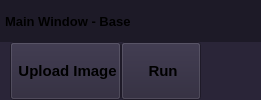
        <widget class="QFrame" name="frame_top">
         <property name="sizePolicy">
          <sizepolicy hsizetype="Preferred" vsizetype="Preferred">
           <horstretch>0</horstretch>
           <verstretch>0</verstretch>
          </sizepolicy>
         </property>
         <property name="minimumSize">
          <size>
           <width>0</width>
           <height>100</height>
          </size>
         </property>
         <property name="maximumSize">
          <size>
           <width>16777215</width>
           <height>100</height>
          </size>
         </property>
         <property name="styleSheet">
          <string notr="true">background-color: transparent;</string>
         </property>
         <property name="frameShape">
          <enum>QFrame::NoFrame</enum>
         </property>
         <property name="frameShadow">
          <enum>QFrame::Raised</enum>
         </property>
         <layout class="QHBoxLayout" name="horizontalLayout_3">
          <property name="spacing">
           <number>0</number>
          </property>
          <property name="leftMargin">
           <number>0</number>
          </property>
          <property name="topMargin">
           <number>0</number>
          </property>
          <property name="rightMargin">
           <number>0</number>
          </property>
          <property name="bottomMargin">
           <number>0</number>
          </property>
          <item>
           <widget class="QFrame" name="frame_top_right">
            <property name="maximumSize">
             <size>
              <width>16777215</width>
              <height>100</height>
             </size>
            </property>
            <property name="styleSheet">
             <string notr="true">background: transparent;</string>
            </property>
            <property name="frameShape">
             <enum>QFrame::NoFrame</enum>
            </property>
            <property name="frameShadow">
             <enum>QFrame::Raised</enum>
            </property>
            <layout class="QVBoxLayout" name="verticalLayout_2">
             <property name="spacing">
              <number>0</number>
             </property>
             <property name="leftMargin">
              <number>0</number>
             </property>
             <property name="topMargin">
              <number>0</number>
             </property>
             <property name="rightMargin">
              <number>0</number>
             </property>
             <property name="bottomMargin">
              <number>0</number>
             </property>
             <item>
              <widget class="QFrame" name="frame_top_btns">
               <property name="maximumSize">
                <size>
                 <width>16777215</width>
                 <height>42</height>
                </size>
               </property>
               <property name="styleSheet">
                <string notr="true">background-color: rgb(29, 26, 39);</string>
               </property>
               <property name="frameShape">
                <enum>QFrame::NoFrame</enum>
               </property>
               <property name="frameShadow">
                <enum>QFrame::Raised</enum>
               </property>
               <layout class="QHBoxLayout" name="horizontalLayout_4">
                <property name="spacing">
                 <number>0</number>
                </property>
                <property name="leftMargin">
                 <number>0</number>
                </property>
                <property name="topMargin">
                 <number>0</number>
                </property>
                <property name="rightMargin">
                 <number>0</number>
                </property>
                <property name="bottomMargin">
                 <number>0</number>
                </property>
                <item>
                 <widget class="QFrame" name="frame_label_top_btns">
                  <property name="sizePolicy">
                   <sizepolicy hsizetype="Expanding" vsizetype="Preferred">
                    <horstretch>0</horstretch>
                    <verstretch>0</verstretch>
                   </sizepolicy>
                  </property>
                  <property name="frameShape">
                   <enum>QFrame::NoFrame</enum>
                  </property>
                  <property name="frameShadow">
                   <enum>QFrame::Raised</enum>
                  </property>
                  <layout class="QHBoxLayout" name="horizontalLayout_10">
                   <property name="spacing">
                    <number>0</number>
                   </property>
                   <property name="leftMargin">
                    <number>5</number>
                   </property>
                   <property name="topMargin">
                    <number>0</number>
                   </property>
                   <property name="rightMargin">
                    <number>10</number>
                   </property>
                   <property name="bottomMargin">
                    <number>0</number>
                   </property>
                   <item>
                    <widget class="QFrame" name="frame_icon_top_bar">
                     <property name="maximumSize">
                      <size>
                       <width>30</width>
                       <height>30</height>
                      </size>
                     </property>
                     <property name="styleSheet">
                      <string notr="true">background: transparent;
background-image: url(:/icons/icons/dollar.png);
background-position: center;
background-repeat: no-repeat;
</string>
                     </property>
                     <property name="frameShape">
                      <enum>QFrame::StyledPanel</enum>
                     </property>
                     <property name="frameShadow">
                      <enum>QFrame::Raised</enum>
                     </property>
                    </widget>
                   </item>
                   <item>
                    <widget class="QLabel" name="label_title_bar_top">
                     <property name="font">
                      <font>
                       <family>Segoe UI</family>
                       <pointsize>10</pointsize>
                       <weight>75</weight>
                       <bold>true</bold>
                      </font>
                     </property>
                     <property name="styleSheet">
                      <string notr="true">background: transparent;
</string>
                     </property>
                     <property name="text">
                      <string>Main Window - Base</string>
                     </property>
                    </widget>
                   </item>
                  </layout>
                 </widget>
                </item>
                <item alignment="Qt::AlignRight">
                 <widget class="QFrame" name="frame_btns_right">
                  <property name="sizePolicy">
                   <sizepolicy hsizetype="Expanding" vsizetype="Preferred">
                    <horstretch>0</horstretch>
                    <verstretch>0</verstretch>
                   </sizepolicy>
                  </property>
                  <property name="maximumSize">
                   <size>
                    <width>120</width>
                    <height>16777215</height>
                   </size>
                  </property>
                  <property name="frameShape">
                   <enum>QFrame::NoFrame</enum>
                  </property>
                  <property name="frameShadow">
                   <enum>QFrame::Raised</enum>
                  </property>
                  <layout class="QHBoxLayout" name="horizontalLayout_5">
                   <property name="spacing">
                    <number>0</number>
                   </property>
                   <property name="leftMargin">
                    <number>0</number>
                   </property>
                   <property name="topMargin">
                    <number>0</number>
                   </property>
                   <property name="rightMargin">
                    <number>0</number>
                   </property>
                   <property name="bottomMargin">
                    <number>0</number>
                   </property>
                   <item>
                    <widget class="QPushButton" name="btn_minimize">
                     <property name="sizePolicy">
                      <sizepolicy hsizetype="Minimum" vsizetype="Expanding">
                       <horstretch>0</horstretch>
                       <verstretch>0</verstretch>
                      </sizepolicy>
                     </property>
                     <property name="minimumSize">
                      <size>
                       <width>40</width>
                       <height>0</height>
                      </size>
                     </property>
                     <property name="maximumSize">
                      <size>
                       <width>40</width>
                       <height>16777215</height>
                      </size>
                     </property>
                     <property name="toolTip">
                      <string>Minimize</string>
                     </property>
                     <property name="styleSheet">
                      <string notr="true">QPushButton {	
	border: none;
	background-color: transparent;
}
QPushButton:hover {
	background-color: rgb(52, 59, 72);
}
QPushButton:pressed {	
	background-color: rgb(85, 170, 255);
}</string>
                     </property>
                     <property name="text">
                      <string/>
                     </property>
                     <property name="icon">
                      <iconset resource="icons.qrc">
                       <normaloff>:/icons/icons/minimize.png</normaloff>:/icons/icons/minimize.png</iconset>
                     </property>
                    </widget>
                   </item>
                   <item>
                    <widget class="QPushButton" name="btn_maximize_restore">
                     <property name="sizePolicy">
                      <sizepolicy hsizetype="Minimum" vsizetype="Expanding">
                       <horstretch>0</horstretch>
                       <verstretch>0</verstretch>
                      </sizepolicy>
                     </property>
                     <property name="minimumSize">
                      <size>
                       <width>40</width>
                       <height>0</height>
                      </size>
                     </property>
                     <property name="maximumSize">
                      <size>
                       <width>40</width>
                       <height>16777215</height>
                      </size>
                     </property>
                     <property name="toolTip">
                      <string>Maximize</string>
                     </property>
                     <property name="styleSheet">
                      <string notr="true">QPushButton {	
	border: none;
	background-color: transparent;
}
QPushButton:hover {
	background-color: rgb(52, 59, 72);
}
QPushButton:pressed {	
	background-color: rgb(85, 170, 255);
}</string>
                     </property>
                     <property name="text">
                      <string/>
                     </property>
                     <property name="icon">
                      <iconset resource="icons.qrc">
                       <normaloff>:/icons/icons/maximize.png</normaloff>:/icons/icons/maximize.png</iconset>
                     </property>
                    </widget>
                   </item>
                   <item>
                    <widget class="QPushButton" name="btn_close">
                     <property name="sizePolicy">
                      <sizepolicy hsizetype="Minimum" vsizetype="Expanding">
                       <horstretch>0</horstretch>
                       <verstretch>0</verstretch>
                      </sizepolicy>
                     </property>
                     <property name="minimumSize">
                      <size>
                       <width>40</width>
                       <height>0</height>
                      </size>
                     </property>
                     <property name="maximumSize">
                      <size>
                       <width>40</width>
                       <height>16777215</height>
                      </size>
                     </property>
                     <property name="toolTip">
                      <string>Close</string>
                     </property>
                     <property name="styleSheet">
                      <string notr="true">QPushButton {	
	border: none;
	background-color: transparent;
}
QPushButton:hover {
	background-color: rgb(52, 59, 72);
}
QPushButton:pressed {	
	background-color: rgb(85, 170, 255);
}</string>
                     </property>
                     <property name="text">
                      <string/>
                     </property>
                     <property name="icon">
                      <iconset resource="icons.qrc">
                       <normaloff>:/icons/icons/close.png</normaloff>:/icons/icons/close.png</iconset>
                     </property>
                    </widget>
                   </item>
                  </layout>
                 </widget>
                </item>
               </layout>
              </widget>
             </item>
             <item>
              <widget class="QFrame" name="frame_top_info">
               <property name="sizePolicy">
                <sizepolicy hsizetype="Preferred" vsizetype="Preferred">
                 <horstretch>0</horstretch>
                 <verstretch>0</verstretch>
                </sizepolicy>
               </property>
               <property name="minimumSize">
                <size>
                 <width>0</width>
                 <height>0</height>
                </size>
               </property>
               <property name="maximumSize">
                <size>
                 <width>16777215</width>
                 <height>58</height>
                </size>
               </property>
               <property name="styleSheet">
                <string notr="true">/* background-color: rgb(39, 44, 54);*/
background-color: rgb(42, 37, 56);</string>
               </property>
               <property name="frameShape">
                <enum>QFrame::NoFrame</enum>
               </property>
               <property name="frameShadow">
                <enum>QFrame::Raised</enum>
               </property>
               <layout class="QHBoxLayout" name="horizontalLayout_8">
                <property name="spacing">
                 <number>0</number>
                </property>
                <property name="leftMargin">
                 <number>10</number>
                </property>
                <property name="topMargin">
                 <number>0</number>
                </property>
                <property name="rightMargin">
                 <number>10</number>
                </property>
                <property name="bottomMargin">
                 <number>0</number>
                </property>
                <item>
                 <widget class="QPushButton" name="btn_upload">
                  <property name="sizePolicy">
                   <sizepolicy hsizetype="Minimum" vsizetype="Preferred">
                    <horstretch>0</horstretch>
                    <verstretch>0</verstretch>
                   </sizepolicy>
                  </property>
                  <property name="font">
                   <font>
                    <family>Segoe UI</family>
                    <pointsize>11</pointsize>
                    <weight>75</weight>
                    <bold>true</bold>
                   </font>
                  </property>
                  <property name="text">
                   <string> Upload Image</string>
                  </property>
                  <property name="icon">
                   <iconset resource="icons.qrc">
                    <normaloff>:/icons/icons/add_file.png</normaloff>:/icons/icons/add_file.png</iconset>
                  </property>
                  <property name="iconSize">
                   <size>
                    <width>20</width>
                    <height>20</height>
                   </size>
                  </property>
                 </widget>
                </item>
                <item>
                 <widget class="QPushButton" name="btn_run">
                  <property name="sizePolicy">
                   <sizepolicy hsizetype="Minimum" vsizetype="Preferred">
                    <horstretch>0</horstretch>
                    <verstretch>0</verstretch>
                   </sizepolicy>
                  </property>
                  <property name="font">
                   <font>
                    <family>Segoe UI</family>
                    <pointsize>11</pointsize>
                    <weight>75</weight>
                    <bold>true</bold>
                   </font>
                  </property>
                  <property name="text">
                   <string> Run</string>
                  </property>
                  <property name="icon">
                   <iconset resource="icons.qrc">
                    <normaloff>:/icons/icons/run.png</normaloff>:/icons/icons/run.png</iconset>
                  </property>
                  <property name="iconSize">
                   <size>
                    <width>20</width>
                    <height>20</height>
                   </size>
                  </property>
                 </widget>
                </item>
                <item>
                 <widget class="QLabel" name="label_sum">
                  <property name="enabled">
                   <bool>true</bool>
                  </property>
                  <property name="sizePolicy">
                   <sizepolicy hsizetype="Minimum" vsizetype="Preferred">
                    <horstretch>0</horstretch>
                    <verstretch>0</verstretch>
                   </sizepolicy>
                  </property>
                  <property name="minimumSize">
                   <size>
                    <width>0</width>
                    <height>0</height>
                   </size>
                  </property>
                  <property name="maximumSize">
                   <size>
                    <width>250</width>
                    <height>58</height>
                   </size>
                  </property>
                  <property name="palette">
                   <palette>
                    <active>
                     <colorrole role="WindowText">
                      <brush brushstyle="SolidPattern">
                       <color alpha="255">
                        <red>210</red>
                        <green>210</green>
                        <blue>210</blue>
                       </color>
                      </brush>
                     </colorrole>
                     <colorrole role="Button">
                      <brush brushstyle="SolidPattern">
                       <color alpha="255">
                        <red>42</red>
                        <green>37</green>
                        <blue>56</blue>
                       </color>
                      </brush>
                     </colorrole>
                     <colorrole role="Text">
                      <brush brushstyle="SolidPattern">
                       <color alpha="255">
                        <red>210</red>
                        <green>210</green>
                        <blue>210</blue>
                       </color>
                      </brush>
                     </colorrole>
                     <colorrole role="ButtonText">
                      <brush brushstyle="SolidPattern">
                       <color alpha="255">
                        <red>210</red>
                        <green>210</green>
                        <blue>210</blue>
                       </color>
                      </brush>
                     </colorrole>
                     <colorrole role="Base">
                      <brush brushstyle="SolidPattern">
                       <color alpha="255">
                        <red>42</red>
                        <green>37</green>
                        <blue>56</blue>
                       </color>
                      </brush>
                     </colorrole>
                     <colorrole role="Window">
                      <brush brushstyle="SolidPattern">
                       <color alpha="255">
                        <red>42</red>
                        <green>37</green>
                        <blue>56</blue>
                       </color>
                      </brush>
                     </colorrole>
                     <colorrole role="PlaceholderText">
                      <brush brushstyle="NoBrush">
                       <color alpha="128">
                        <red>210</red>
                        <green>210</green>
                        <blue>210</blue>
                       </color>
                      </brush>
                     </colorrole>
                    </active>
                    <inactive>
                     <colorrole role="WindowText">
                      <brush brushstyle="SolidPattern">
                       <color alpha="255">
                        <red>210</red>
                        <green>210</green>
                        <blue>210</blue>
                       </color>
                      </brush>
                     </colorrole>
                     <colorrole role="Button">
                      <brush brushstyle="SolidPattern">
                       <color alpha="255">
                        <red>42</red>
                        <green>37</green>
                        <blue>56</blue>
                       </color>
                      </brush>
                     </colorrole>
                     <colorrole role="Text">
                      <brush brushstyle="SolidPattern">
                       <color alpha="255">
                        <red>210</red>
                        <green>210</green>
                        <blue>210</blue>
                       </color>
                      </brush>
                     </colorrole>
                     <colorrole role="ButtonText">
                      <brush brushstyle="SolidPattern">
                       <color alpha="255">
                        <red>210</red>
                        <green>210</green>
                        <blue>210</blue>
                       </color>
                      </brush>
                     </colorrole>
                     <colorrole role="Base">
                      <brush brushstyle="SolidPattern">
                       <color alpha="255">
                        <red>42</red>
                        <green>37</green>
                        <blue>56</blue>
                       </color>
                      </brush>
                     </colorrole>
                     <colorrole role="Window">
                      <brush brushstyle="SolidPattern">
                       <color alpha="255">
                        <red>42</red>
                        <green>37</green>
                        <blue>56</blue>
                       </color>
                      </brush>
                     </colorrole>
                     <colorrole role="PlaceholderText">
                      <brush brushstyle="NoBrush">
                       <color alpha="128">
                        <red>210</red>
                        <green>210</green>
                        <blue>210</blue>
                       </color>
                      </brush>
                     </colorrole>
                    </inactive>
                    <disabled>
                     <colorrole role="WindowText">
                      <brush brushstyle="SolidPattern">
                       <color alpha="255">
                        <red>210</red>
                        <green>210</green>
                        <blue>210</blue>
                       </color>
                      </brush>
                     </colorrole>
                     <colorrole role="Button">
                      <brush brushstyle="SolidPattern">
                       <color alpha="255">
                        <red>42</red>
                        <green>37</green>
                        <blue>56</blue>
                       </color>
                      </brush>
                     </colorrole>
                     <colorrole role="Text">
                      <brush brushstyle="SolidPattern">
                       <color alpha="255">
                        <red>210</red>
                        <green>210</green>
                        <blue>210</blue>
                       </color>
                      </brush>
                     </colorrole>
                     <colorrole role="ButtonText">
                      <brush brushstyle="SolidPattern">
                       <color alpha="255">
                        <red>210</red>
                        <green>210</green>
                        <blue>210</blue>
                       </color>
                      </brush>
                     </colorrole>
                     <colorrole role="Base">
                      <brush brushstyle="SolidPattern">
                       <color alpha="255">
                        <red>42</red>
                        <green>37</green>
                        <blue>56</blue>
                       </color>
                      </brush>
                     </colorrole>
                     <colorrole role="Window">
                      <brush brushstyle="SolidPattern">
                       <color alpha="255">
                        <red>42</red>
                        <green>37</green>
                        <blue>56</blue>
                       </color>
                      </brush>
                     </colorrole>
                     <colorrole role="PlaceholderText">
                      <brush brushstyle="NoBrush">
                       <color alpha="128">
                        <red>210</red>
                        <green>210</green>
                        <blue>210</blue>
                       </color>
                      </brush>
                     </colorrole>
                    </disabled>
                   </palette>
                  </property>
                  <property name="font">
                   <font>
                    <family>Segoe UI</family>
                    <pointsize>18</pointsize>
                    <weight>75</weight>
                    <bold>true</bold>
                   </font>
                  </property>
                  <property name="focusPolicy">
                   <enum>Qt::StrongFocus</enum>
                  </property>
                  <property name="styleSheet">
                   <string notr="true"/>
                  </property>
                  <property name="text">
                   <string/>
                  </property>
                  <property name="alignment">
                   <set>Qt::AlignCenter</set>
                  </property>
                 </widget>
                </item>
               </layout>
              </widget>
             </item>
            </layout>
           </widget>
          </item>
         </layout>
        </widget>
